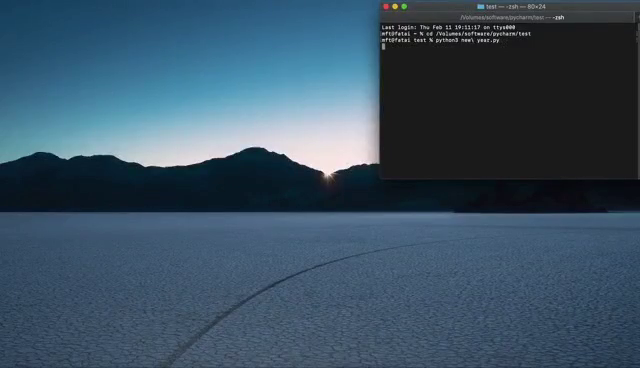
#> input picture frame 22 of video/video.mp4, 640 x 368 px
$ python objectdetect.py
#> lines starting #> are read from the running program, lines starting #| are printed output that depends on the picture
import cv2
import numpy as np

cap=cv2.VideoCapture(r"video.mp4")
size=(int(cap.get(cv2.CAP_PROP_FRAME_WIDTH)),int(cap.get(cv2.CAP_PROP_FRAME_HEIGHT)))

alpha=0.1
num_img=10
diff=np.zeros((368,640,3),dtype=np.float32)
back_img=np.zeros((368,640,3),dtype=np.float32)
for i in range(num_img):
    ret,frame=cap.read()#读取视频，按帧读取
    if frame is None:
        break
    if ret==True:
        back_img=back_img+frame
        back_img/=(i+1)
        diff=(frame+back_img)**2
#> this loop made 10 passes
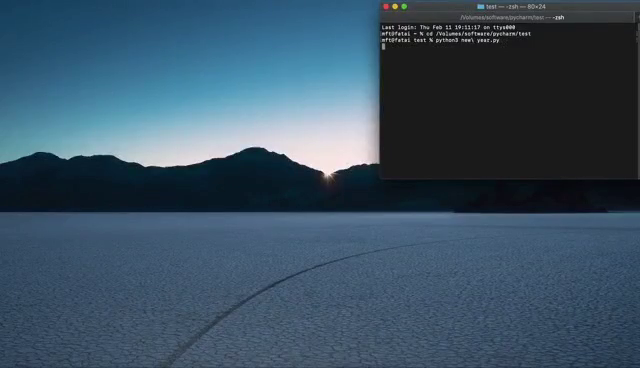
#> input picture frame 22 of video/video.mp4, 640 x 368 px
#> pass 1, `diff=(frame+back_img)**2`:
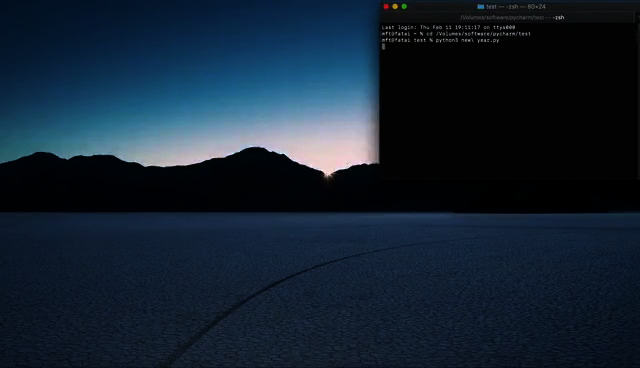
#> diff: shape (368, 640, 3) float32; mean B, G, R 50569.7, 35275.2, 20543.6; drawn with min black and max white
diff/=num_img
while True:
    ret,frame=cap.read()#读取视频，按帧读取
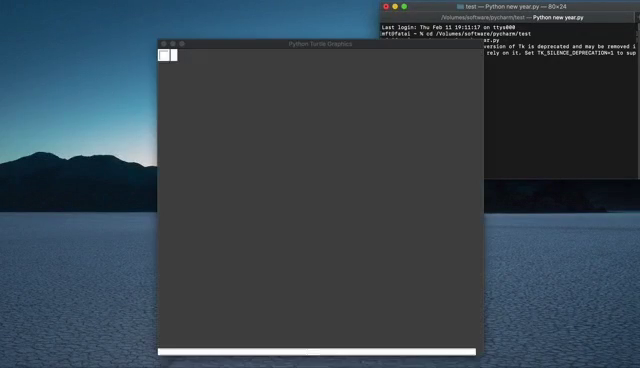
#> input picture frame 32 of video/video.mp4, 640 x 368 px
#> frame is the input picture: shape (368, 640, 3); mean B, G, R 77.8, 68, 55.6
    if frame is None:
        break
    if ret==True:
        back_img=(1-alpha)*back_img+alpha*frame
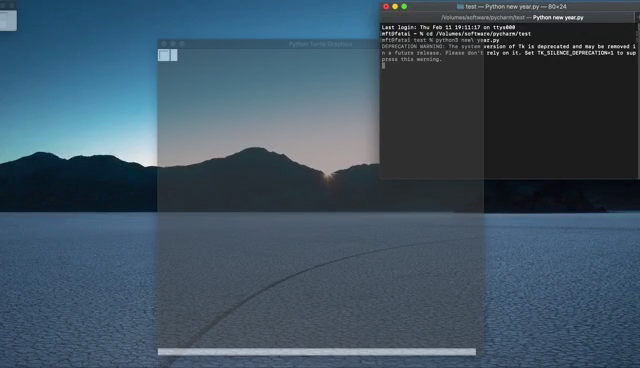
#> back_img: shape (368, 640, 3) float64; mean B, G, R 17.8, 15.1, 11.5; drawn with min black and max white
        diff=(1-alpha)*diff+alpha*(frame+back_img)**2
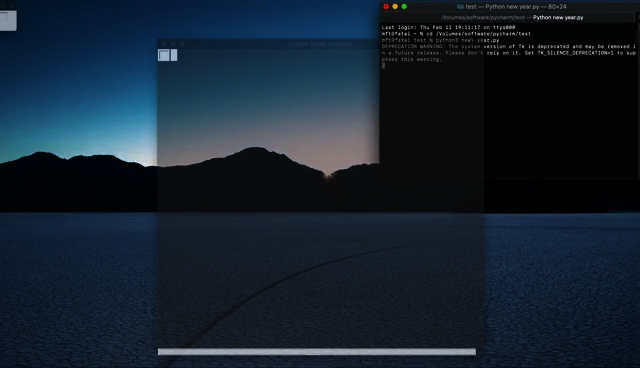
#> diff: shape (368, 640, 3) float64; mean B, G, R 2559.8, 1849.3, 1154.6; drawn with min black and max white
        back_img.astype(np.uint8)
        cv2.imshow("background",back_img)
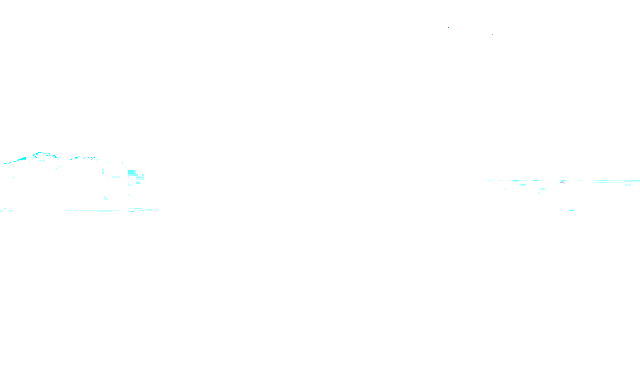
#> window 'background': shape (368, 640, 3); mean B, G, R 255, 255, 254.8
